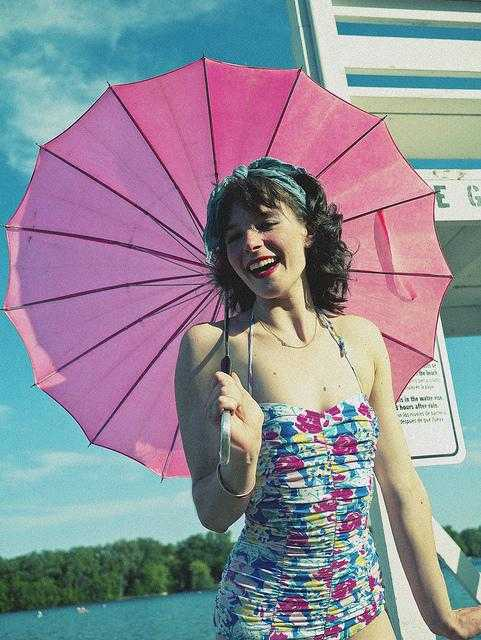
#> input picture datasets/coco8/images/val/000000000036.jpg, 481 x 640 px; its folder holds only this picture in this run
$ python 26.py
#> lines starting #> are read from the running program, lines starting #| are printed output that depends on the picture
import cv2
import numpy as np
import os
import sys
import matplotlib.pyplot as plt
from scipy.spatial import distance

# ==========================================
# 1. Feature Extraction (Color Histogram)
# ==========================================
def extract_color_histogram(image_path):
    """Extracts a normalized 3D color histogram from an image."""
    image = cv2.imread(image_path)
#> image is the input picture: shape (640, 481, 3); mean B, G, R 151.3, 140.4, 142.7
    if image is None:
        return None, None

    # Convert BGR to RGB for correct matplotlib color display
    image = cv2.cvtColor(image, cv2.COLOR_BGR2RGB)

    # Extract a 3D color histogram (8 bins per channel to reduce dimensionality)
    hist = cv2.calcHist([image], [0, 1, 2], None, [8, 8, 8], [0, 256, 0, 256, 0, 256])

    # Normalize the histogram so image size doesn't affect the feature vector
    cv2.normalize(hist, hist)

    # Flatten into a 1D feature vector
    return hist.flatten(), image

# ==========================================
# 2. Build the Dataset Feature Vectors
# ==========================================
# Updated to point to the YOLO coco8 validation images from your workspace
dataset_dir = 'datasets/coco8/images/val'

# Fallback in case the exact path varies slightly
if not os.path.exists(dataset_dir):
    dataset_dir = 'datasets'
    if not os.path.exists(dataset_dir):
        print("Error: Could not find the 'datasets' directory.")
        sys.exit()

feature_db = {}
image_db = {}

print(f"Extracting features from {dataset_dir}...")
for filename in os.listdir(dataset_dir):
    if filename.lower().endswith(('.png', '.jpg', '.jpeg')):
        filepath = os.path.join(dataset_dir, filename)
        features, img_rgb = extract_color_histogram(filepath)
#> features = 512 values, max 0.625 at index 349, min 0 at index 3, mean 0.0125

        if features is not None:
            feature_db[filename] = features
            image_db[filename] = img_rgb

# Safety check: Ensure the dataset isn't empty
if not feature_db:
    print(f"Error: No valid images found in the '{dataset_dir}' directory.")
    sys.exit()

# ==========================================
# 3. Process the Query Image
# ==========================================
# Updated to match the image file present in your root folder
query_path = 'image1.png'
query_features, query_img = extract_color_histogram(query_path)
#> call 2 of extract_color_histogram, with image_path = 'image1.png'
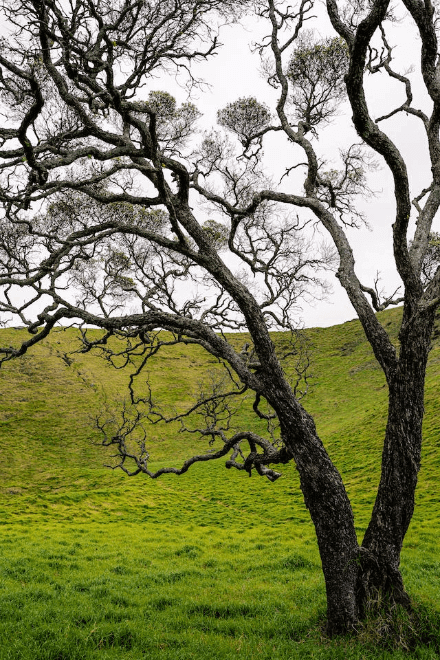
#> input picture image1.png, 440 x 660 px
#> in extract_color_histogram, image is the input picture: shape (660, 440, 3); mean B, G, R 88, 126.3, 123.7
#> query_features = 512 values, max 0.672 at index 511, min 0 at index 1, mean 0.0078

# Safety check: Ensure query image loaded successfully
if query_features is None:
    print(f"Error: Could not read the query image at '{query_path}'. Check if the file exists.")
    sys.exit()

# ==========================================
# 4. Image Retrieval Based on Similarity
# ==========================================
distances = {}

# Compute Euclidean Distance
for filename, db_features in feature_db.items():
    dist = distance.euclidean(query_features, db_features)
    distances[filename] = dist
#> this loop made 1 pass
#> (filename, dist) on pass 1: ('000000000036.jpg', 1.27)
#> after the loop, distances = {'000000000036.jpg': 1.27}

# Sort the results by distance (Lowest distance = Highest similarity)
sorted_results = sorted(distances.items(), key=lambda x: x[1])
#> sorted_results = [('000000000036.jpg', 1.27)]

# Retrieve the top 3 most similar images (or fewer if the dataset is small)
num_results = min(3, len(sorted_results))
#> num_results = 1
top_k_results = sorted_results[:num_results]
#> top_k_results = [('000000000036.jpg', 1.27)]

# ==========================================
# 5. Display the Results
# ==========================================
# Dynamically adjust columns depending on how many matches were found
plt.figure(figsize=(4 * (num_results + 1), 5))

# Display Query Image
plt.subplot(1, num_results + 1, 1)
plt.imshow(query_img)
plt.title('Query Image\n')
plt.axis('off')

# Display Top Retrievals
for i, (filename, dist) in enumerate(top_k_results):
    plt.subplot(1, num_results + 1, i + 2)
    plt.imshow(image_db[filename])
    plt.title(f'Rank {i+1}: {filename}\nDistance: {dist:.4f}')
    plt.axis('off')

plt.tight_layout()
plt.show()
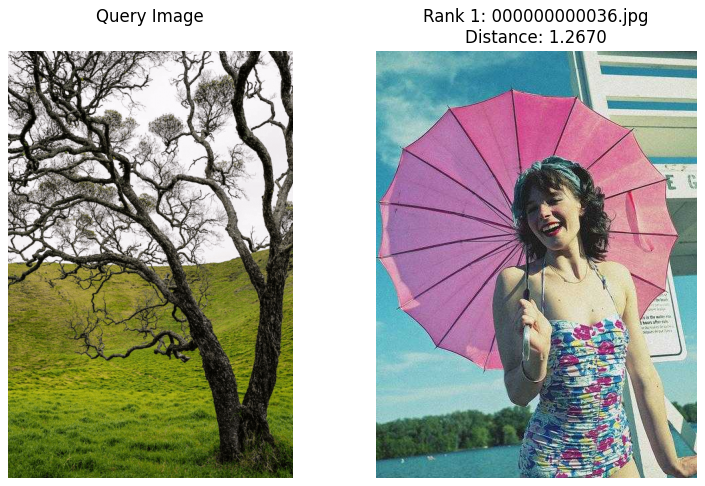
#> figure drawn by matplotlib, 2 panels
